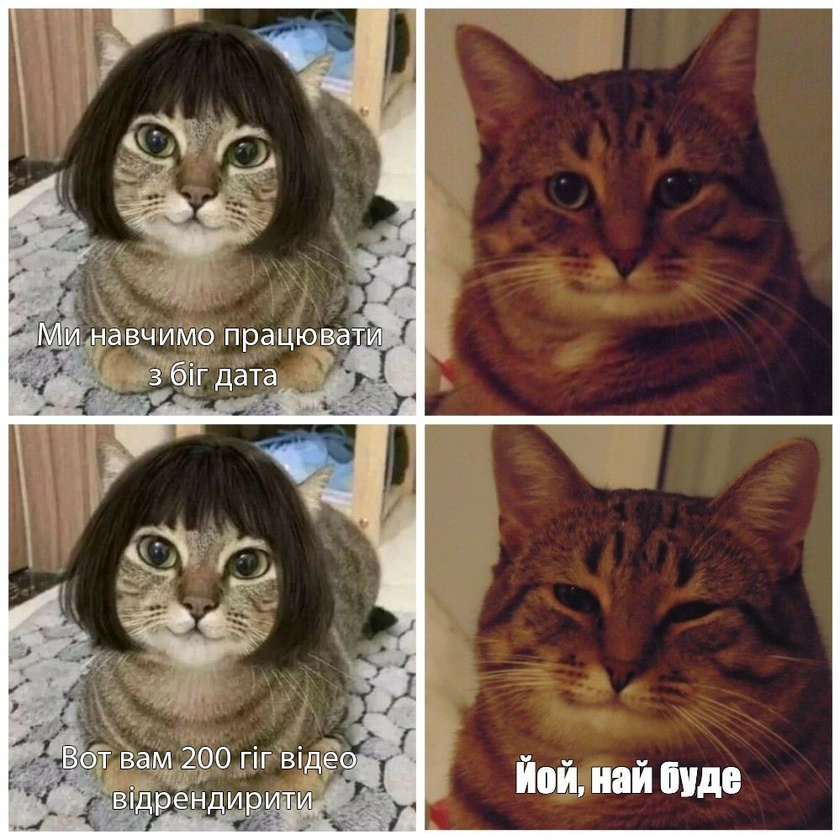
#> input picture lab4/мем.jpg, 840 x 840 px, shrunk from 999 x 1000 before the run, found by its file name
$ python lab4.py
#> lines starting #> are read from the running program, lines starting #| are printed output that depends on the picture
import cv2
from matplotlib import pyplot as plt


img = cv2.imread('lab4/мем.jpg', 0)
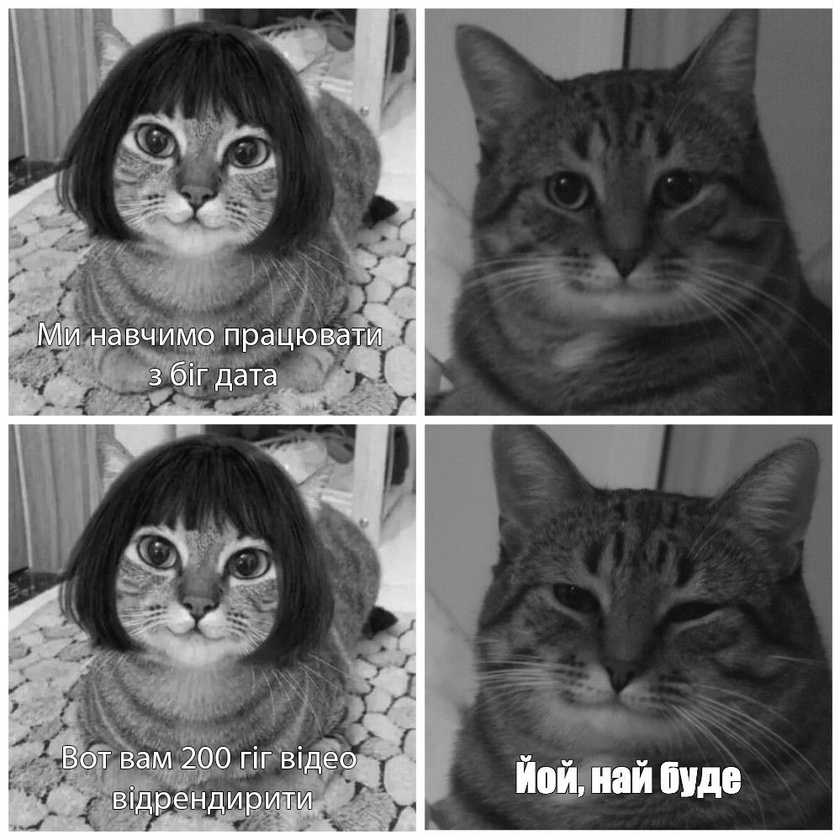
#> img: shape (840, 840); min 0, max 255, mean 106.4
cv2.imshow('image', img)
# edges = cv2.Canny(img, 100, 200)
